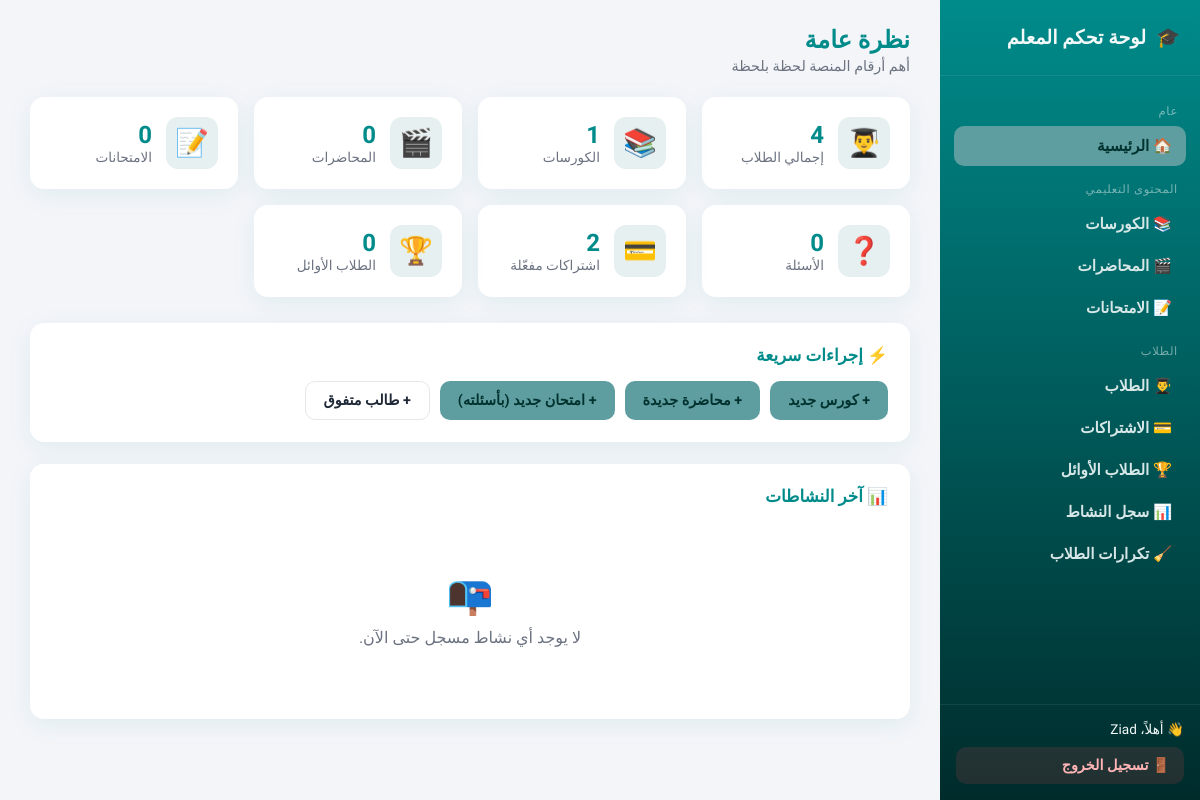
Before: /dashboard/ (signed in) with the older database file.
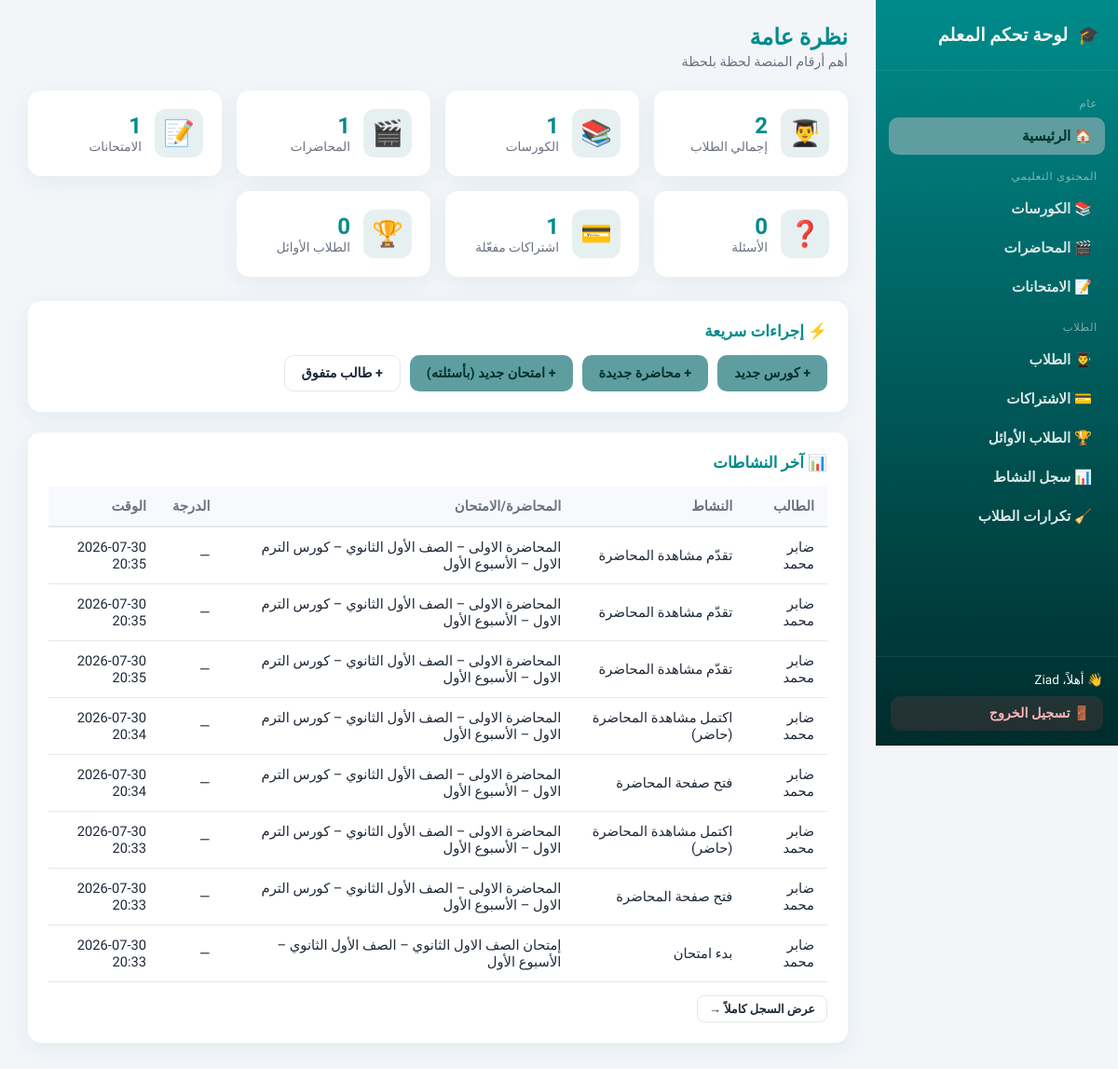
After: the same page with the newer database file.
### accounts/models.py (models this page shows, shortened)
class ActivityLog(models.Model):
    ACTIVITY_TYPES = [
        ('lecture_view', 'فتح صفحة المحاضرة'),
        ('lecture_progress', 'تقدّم مشاهدة المحاضرة'),
        ('lecture_present', 'اكتمل مشاهدة المحاضرة (حاضر)'),
        ('exam_started', 'بدء امتحان'),
        ('exam_submitted', 'تم إرسال إجابات الامتحان'),
        ('exam_completed', 'اكتمل الامتحان'),
        ('login', 'تسجيل دخول'),
        ('logout', 'تسجيل خروج'),
        ('other', 'نشاط آخر'),
    ]
    student = models.ForeignKey(
        'accounts.Student',
        on_delete=models.CASCADE,
        related_name='activity_logs',
        verbose_name="الطالب"
    )
    activity_type = models.CharField(max_length=30, choices=ACTIVITY_TYPES, verbose_name="نوع النشاط")
    lecture = models.ForeignKey('content.Lecture', null=True, blank=True, on_delete=models.CASCADE, verbose_name="المحاضرة")
    exam = models.ForeignKey('content.Exam', null=True, blank=True, on_delete=models.CASCADE, verbose_name="الامتحان")
    details = models.JSONField(null=True, blank=True, verbose_name="تفاصيل")
    score = models.FloatField(null=True, blank=True, verbose_name="الدرجة")
    created_at = models.DateTimeField(auto_now_add=True, verbose_name="الوقت")
    class Meta:
        verbose_name = "سجل نشاط"
        verbose_name_plural = "سجلات النشاط"
        ordering = ('-created_at',)

class Student(models.Model):
    user = models.OneToOneField(User, on_delete=models.CASCADE, null=True, blank=True)
    full_name = models.CharField(max_length=150, verbose_name="الاسم رباعي")
    parent_phone_number = models.CharField(max_length=15, unique=True, verbose_name="رقم هاتف ولي الأمر")
    governorate = models.CharField(max_length=100, verbose_name="المحافظة")
    grade = models.CharField(
        max_length=50,
        verbose_name="الصف الدراسي",
        choices=[
            ('1', 'الصف الأول الثانوي'),
            ('2', 'الصف الثاني الثانوي'),
            ('3', 'الصف الثالث الثانوي'),
            ('4', 'أولى إعدادي'),
            ('5', 'تانية إعدادي'),
            ('6', 'تالته إعدادي'),
        ]
    )
    password = models.CharField(max_length=128, verbose_name="كلمة المرور", default='default_password')
    courses = models.ManyToManyField(Course, related_name='student_courses', verbose_name="الكورسات", blank=True)
    viewed_lectures = models.ManyToManyField('content.Lecture', related_name='students_who_watched', verbose_name="المحاضرات المشاهدة", blank=True)
    attempted_exams = models.ManyToManyField('content.Exam', related_name='students_who_attempted', verbose_name="الامتحانات المجربة", blank=True)
    videos_watched = models.PositiveIntegerField(default=0, verbose_name="عدد الفيديوهات المشاهدة")
    exams_completed = models.PositiveIntegerField(default=0, verbose_name="عدد الاختبارات المنهية")
    average_score = models.FloatField(default=0.0, verbose_name="متوسط النتائج")
    total_lecture_time = models.PositiveIntegerField(default=0, verbose_name="إجمالي مدة المحاضرات (بالدقائق)")
    total_video_views = models.PositiveIntegerField(default=0, verbose_name="إجمالي عدد مرات مشاهدة الفيديوهات")
    total_exam_views = models.PositiveIntegerField(default=0, verbose_name="إجمالي عدد مرات فتح الاختبارات")
    total_exam_completions = models.PositiveIntegerField(default=0, verbose_name="إجمالي عدد مرات إنهاء الاختبارات")
    def __str__(self):
        return self.full_name

### content/models.py (models this page shows, shortened)
class Lecture(models.Model):
    title          = models.CharField(max_length=255, verbose_name="عنوان المحاضرة")
    description    = models.TextField(verbose_name="الوصف", null=True, blank=True)
    video          = models.FileField(upload_to="videos/", verbose_name="ملف الفيديو", blank=True, null=True)
    youtube_iframe = models.TextField(verbose_name="كود تضمين فيديو YouTube", blank=True, null=True)
    grade       = models.CharField(max_length=10, choices=GRADE_CHOICES, verbose_name="الصف الدراسي", null=True, blank=True)
    course      = models.ForeignKey("content.Course", on_delete=models.CASCADE, verbose_name="الكورس", null=True, blank=True)
    week        = models.CharField(max_length=10, choices=WEEK_CHOICES, verbose_name="الأسبوع", null=True, blank=True)
    created_at  = models.DateTimeField(auto_now_add=True, verbose_name="تاريخ الإضافة", null=True, blank=True)
    duration_seconds = models.PositiveIntegerField(default=0, verbose_name="مدة المحاضرة بالثواني")
    def __str__(self):
        grade_disp  = dict(GRADE_CHOICES).get(self.grade, "غير محدد")
        week_disp   = self.get_week_display() if self.week else "غير محدد"
        course_name = self.course.title if self.course else "بدون كورس"
        return f"{self.title} – {grade_disp} – {course_name} – {week_disp}"

class Course(models.Model):
    title       = models.CharField(max_length=255, verbose_name="عنوان الكورس")
    description = models.TextField(verbose_name="الوصف")
    image       = models.ImageField(upload_to='course_images/', verbose_name="الصورة")
    price       = models.DecimalField(max_digits=10, decimal_places=2, verbose_name="السعر")
    grade       = models.CharField(max_length=10, choices=GRADE_CHOICES, verbose_name="الصف الدراسي", default='1')
    created_at  = models.DateTimeField(auto_now_add=True, verbose_name="تاريخ الإنشاء")
    updated_at  = models.DateTimeField(auto_now=True,      verbose_name="آخر تحديث")
    class Meta:
        verbose_name        = "Course"
        verbose_name_plural = "Courses"

class Exam(models.Model):
    title           = models.CharField(max_length=255, verbose_name="عنوان الامتحان")
    description     = models.TextField(verbose_name="الوصف", null=True, blank=True)
    grade           = models.CharField(max_length=10, choices=GRADE_CHOICES, verbose_name="الصف الدراسي", null=True, blank=True)
    course          = models.ForeignKey("content.Course", on_delete=models.CASCADE, verbose_name="الكورس", null=True, blank=True)
    week            = models.CharField(max_length=10, choices=WEEK_CHOICES, verbose_name="الأسبوع", null=True, blank=True)
    created_at      = models.DateTimeField(auto_now_add=True, verbose_name="تاريخ الإضافة", null=True, blank=True)
    total_mcq_score = models.PositiveIntegerField(default=0, verbose_name="المجموع الكلي للاختيارات")
    duration_minutes= models.PositiveIntegerField(default=30, verbose_name="مدة الامتحان (دقائق)")
    def __str__(self):
        grade_disp = dict(GRADE_CHOICES).get(self.grade, "غير محدد")
        week_disp  = self.get_week_display() if self.week else "غير محدد"
        return f"{self.title} – {grade_disp} – {week_disp}"

### dashboard/views.py (the view)
# urls.py: 2. Add a URL to urlpatterns:  path('', views.home, name='home')
@staff_required
def home(request):
    stats = {
        'students_count': Student.objects.count(),
        'courses_count': Course.objects.count(),
        'lectures_count': Lecture.objects.count(),
        'exams_count': Exam.objects.count(),
        'questions_count': Question.objects.count(),
        'active_subscriptions': Subscription.objects.filter(is_active=True).count(),
        'top_students_count': TopStudent.objects.count(),
    }
    recent_activity = (
        ActivityLog.objects.select_related('student', 'lecture', 'exam')
        .order_by('-created_at')[:10]
    )
    return render(request, 'dashboard/home.html', {
        'stats': stats,
        'recent_activity': recent_activity,
        'registry': REGISTRY,
        'active_nav': 'home',
    })

### accounts/context_processors.py (called while the page is built)
def student_session(request):
    is_registered = request.session.get("is_registered", False)
    student_name = request.session.get("student_name", None)
    student_obj = None
    student_id = request.session.get("student_id")
    if student_id:
        try:
            student_obj = Student.objects.filter(id=student_id).first()
        except Exception:
            student_obj = None
    return {
        "is_registered": is_registered,
        "student_name": student_name,
        "student": student_obj,
    }

### dashboard/templates/dashboard/home.html (shortened to what this page needs)
{% extends "dashboard/base.html" %}
{% block content %}
<div class="dash-topbar">
  <div>
    <h1>نظرة عامة</h1>
    <div class="subtitle">أهم أرقام المنصة لحظة بلحظة</div>
  </div>
</div>
<div class="stats-grid">
  <div class="stat-card">
    <div class="icon">👨‍🎓</div>
    <div>
      <div class="value">{{ stats.students_count }}</div>
      <div class="label">إجمالي الطلاب</div>
    </div>
  </div>
  <div class="stat-card">
    <div class="icon">📚</div>
    <div>
      <div class="value">{{ stats.courses_count }}</div>
      <div class="label">الكورسات</div>
    </div>
  </div>
  <div class="stat-card">
    <div class="icon">🎬</div>
    <div>
      <div class="value">{{ stats.lectures_count }}</div>
      <div class="label">المحاضرات</div>
    </div>
  </div>
  <div class="stat-card">
    <div class="icon">📝</div>
    <div>
      <div class="value">{{ stats.exams_count }}</div>
      <div class="label">الامتحانات</div>
    </div>
  </div>
  <div class="stat-card">
    <div class="icon">❓</div>
    <div>
      <div class="value">{{ stats.questions_count }}</div>
      <div class="label">الأسئلة</div>
    </div>
  </div>
  <div class="stat-card">
    <div class="icon">💳</div>
    <div>
      <div class="value">{{ stats.active_subscriptions }}</div>
      <div class="label">اشتراكات مفعّلة</div>
    </div>
  </div>
  <div class="stat-card">
    <div class="icon">🏆</div>
    <div>
      <div class="value">{{ stats.top_students_count }}</div>
      <div class="label">الطلاب الأوائل</div>
    </div>
  </div>
</div>
<div class="panel">
  <h2>⚡ إجراءات سريعة</h2>
  <div style="display:flex; flex-wrap:wrap; gap:10px;">
    <a class="btn btn-primary" href="{% url 'dashboard:add' 'courses' %}">+ كورس جديد</a>
    <a class="btn btn-primary" href="{% url 'dashboard:add' 'lectures' %}">+ محاضرة جديدة</a>
    <a class="btn btn-primary" href="{% url 'dashboard:add' 'exams' %}">+ امتحان جديد (بأسئلته)</a>
    <a class="btn btn-outline" href="{% url 'dashboard:add' 'top-students' %}">+ طالب متفوق</a>
  </div>
</div>
<div class="panel">
  <h2>📊 آخر النشاطات</h2>
  {% if recent_activity %}
    <div class="table-wrap">
      <table class="dash-table">
        <thead>
          <tr>
            <th>الطالب</th>
            <th>النشاط</th>
            <th>المحاضرة/الامتحان</th>
            <th>الدرجة</th>
            <th>الوقت</th>
          </tr>
        </thead>
        <tbody>
          {% for log in recent_activity %}
          <tr>
            <td>{{ log.student }}</td>
            <td>{{ log.get_activity_type_display }}</td>
            <td>{{ log.lecture|default:log.exam|default:"—" }}</td>
            <td>{{ log.score|default:"—" }}</td>
            <td>{{ log.created_at|date:"Y-m-d H:i" }}</td>
          </tr>
          {% endfor %}
        </tbody>
      </table>
    </div>
    <div style="margin-top:14px;">
      <a class="btn btn-outline btn-sm" href="{% url 'dashboard:activity_log' %}">عرض السجل كاملاً →</a>
    </div>
  {% else %}
    <div class="empty-state">
      <div class="emoji">📭</div>
      لا يوجد أي نشاط مسجل حتى الآن.
    </div>
  {% endif %}
</div>
{% endblock %}

Changed rows visible on the page:
added ActivityLog: student "ضابر محمد", activity_type "تقدّم مشاهدة المحاضرة", lecture "المحاضرة الاولى – الصف الأول الثانوي – كورس الترم الاول – الأسبوع الأول", score "—", created_at "2026-07-30 20:35"
added ActivityLog: student "ضابر محمد", activity_type "تقدّم مشاهدة المحاضرة", lecture "المحاضرة الاولى – الصف الأول الثانوي – كورس الترم الاول – الأسبوع الأول", score "—", created_at "2026-07-30 20:35"
added ActivityLog: student "ضابر محمد", activity_type "تقدّم مشاهدة المحاضرة", lecture "المحاضرة الاولى – الصف الأول الثانوي – كورس الترم الاول – الأسبوع الأول", score "—", created_at "2026-07-30 20:35"
added ActivityLog: student "ضابر محمد", activity_type "اكتمل مشاهدة المحاضرة (حاضر)", lecture "المحاضرة الاولى – الصف الأول الثانوي – كورس الترم الاول – الأسبوع الأول", score "—", created_at "2026-07-30 20:34"
added ActivityLog: student "ضابر محمد", activity_type "فتح صفحة المحاضرة", lecture "المحاضرة الاولى – الصف الأول الثانوي – كورس الترم الاول – الأسبوع الأول", score "—", created_at "2026-07-30 20:34"
added ActivityLog: student "ضابر محمد", activity_type "اكتمل مشاهدة المحاضرة (حاضر)", lecture "المحاضرة الاولى – الصف الأول الثانوي – كورس الترم الاول – الأسبوع الأول", score "—", created_at "2026-07-30 20:33"
added ActivityLog: student "ضابر محمد", activity_type "فتح صفحة المحاضرة", lecture "المحاضرة الاولى – الصف الأول الثانوي – كورس الترم الاول – الأسبوع الأول", score "—", created_at "2026-07-30 20:33"
added ActivityLog: student "ضابر محمد", activity_type "بدء امتحان", lecture "إمتحان الصف الاول الثانوي – الصف الأول الثانوي – الأسبوع الأول", score "—", created_at "2026-07-30 20:33"
Other visible differences:
{{ stats.students_count }}: "4" → "2"
{{ stats.lectures_count }}: "0" → "1"
{{ stats.exams_count }}: "0" → "1"
{{ stats.active_subscriptions }}: "2" → "1"
text no longer shown: "📭 لا يوجد أي نشاط مسجل حتى الآن."
text now shown: "الطالب النشاط المحاضرة/الامتحان الدرجة الوقت عرض السجل كاملاً →"
